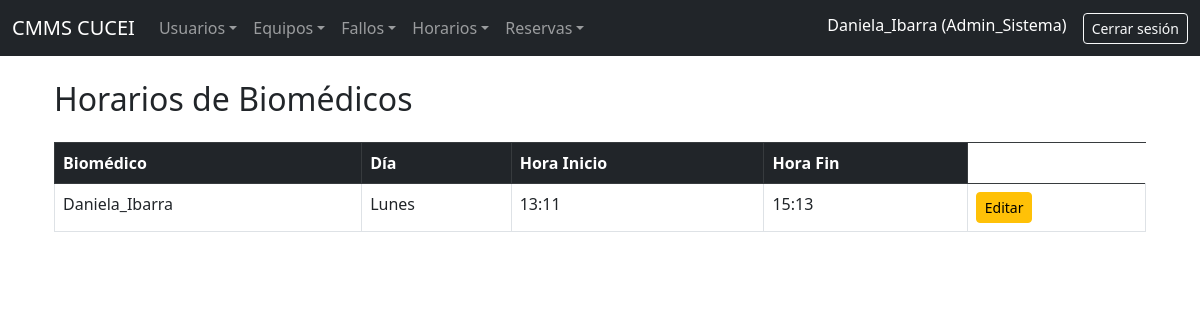
Screenshot of /horarios/ (signed in) with the database file from the repository.
### CMMS_Lab/models.py (models this page shows, shortened)
class PerfilUsuario(models.Model):
    user = models.OneToOneField(User, on_delete=models.CASCADE)
    rol = models.CharField(max_length=20, choices=[
        ('estudiante', 'Estudiante'),
        ('biomedico', 'Biomedico'),
        ('admin_sistema', 'Administrador del sistema'),
    ])
    matricula = models.CharField(max_length=20, blank=True, null=True)
    telefono = models.CharField(max_length=15, blank=True, null=True)
    especialidad = models.CharField(max_length=100, blank=True, null=True)

class HorarioBiomedico(models.Model):
    biomedico = models.ForeignKey(User, on_delete=models.CASCADE)
    dia_semana = models.CharField(max_length=10, choices=[
        ('lunes', 'Lunes'),
        ('martes', 'Martes'),
        ('miércoles', 'Miércoles'),
        ('jueves', 'Jueves'),
        ('viernes', 'Viernes'),
    ])
    hora_inicio = models.TimeField()
    hora_fin = models.TimeField()

### CMMS_Lab/views.py (the view)
# urls.py: path('horarios/', views.lista_horarios, name='lista_horarios'),
@login_required
def lista_horarios(request):
    horarios = HorarioBiomedico.objects.select_related('biomedico').order_by('dia_semana', 'hora_inicio')
    return render(request, 'horarios/lista.html', {'horarios': horarios})

### CMMS_Lab/templates/horarios/lista.html
{% extends 'base.html' %}
{% block content %}
<div class="container">
    <h2 class="mb-4">Horarios de Biomédicos</h2>
    {% if horarios %}
        <table class="table table-bordered table-hover">
            <thead class="table-dark">
                <tr>
                    <th>Biomédico</th>
                    <th>Día</th>
                    <th>Hora Inicio</th>
                    <th>Hora Fin</th>
                </tr>
            </thead>
            <tbody>
                {% for horario in horarios %}
                <tr>
                    <td>{{ horario.biomedico.username }}</td>
                    <td>{{ horario.dia_semana|title }}</td>
                    <td>{{ horario.hora_inicio }}</td>
                    <td>{{ horario.hora_fin }}</td>
                    <td>
                        {% if request.user.perfilusuario.rol == 'admin_sistema' %}
                            <a href="{% url 'editar_horario' horario.id %}" class="btn btn-sm btn-warning">Editar</a>
                        {% endif %}
                    </td>
                </tr>
                {% endfor %}
            </tbody>
        </table>
    {% else %}
        <p class="text-muted">No hay horarios registrados.</p>
    {% endif %}
</div>
{% endblock %}

### CMMS_Lab/templates/base.html (shortened to what this page needs)
<!DOCTYPE html>
<html lang="es">
<head>
    <link href="https://cdn.jsdelivr.net/npm/bootstrap@5.3.0/dist/css/bootstrap.min.css" rel="stylesheet">
</head>
<body>
    <nav class="navbar navbar-expand-lg navbar-dark bg-dark">
        <div class="container-fluid">
            <a class="navbar-brand" href="{% url 'dashboard' %}">CMMS CUCEI</a>
            <div class="collapse navbar-collapse" id="navbarCMMS">
                {% if user.is_authenticated %}
                    {% with rol=user.perfilusuario.rol %}
                    <ul class="navbar-nav me-auto mb-2 mb-lg-0">
{% if rol != 'estudiante' %}
<li class="nav-item dropdown">
    <a class="nav-link dropdown-toggle" href="#" data-bs-toggle="dropdown">Usuarios</a>
</li>
{% endif %}
                        <li class="nav-item dropdown">
                            <a class="nav-link dropdown-toggle" href="#" data-bs-toggle="dropdown">Equipos</a>
                        </li>
                        <li class="nav-item dropdown">
                            <a class="nav-link dropdown-toggle" href="#" data-bs-toggle="dropdown">Fallos</a>
                        </li>
                        {% if rol != 'estudiante' %}
                        <li class="nav-item dropdown">
                            <a class="nav-link dropdown-toggle" href="#" data-bs-toggle="dropdown">Horarios</a>
                        </li>
                        {% endif %}
                        {% if rol in 'admin_sistema' or rol == 'biomedico' %}
                        <li class="nav-item dropdown">
                            <a class="nav-link dropdown-toggle" href="#" data-bs-toggle="dropdown">Reservas</a>
                        </li>
                        {% endif %}
                    </ul>
                    <ul class="navbar-nav ms-auto">
                        <li class="nav-item">
                            <span class="navbar-text text-white me-3">
                                {{ user.username }} ({{ rol|title }})
                            </span>
                        </li>
                        <li class="nav-item">
                            <a class="btn btn-outline-light btn-sm" href="{% url 'logout' %}">Cerrar sesión</a>
                        </li>
                    </ul>
                    {% endwith %}
                {% else %}
                    <ul class="navbar-nav ms-auto">
                        <li class="nav-item">
                            <a class="btn btn-outline-light" href="{% url 'login' %}">Iniciar sesión</a>
                        </li>
                    </ul>
                {% endif %}
            </div>
        </div>
    </nav>
    <div class="container mt-4">
        {% block content %}
        {% endblock %}
    </div>
</body>
</html>

### rows the page displays
PerfilUsuario: rol "Admin_Sistema"
HorarioBiomedico: biomedico.username "Daniela_Ibarra", dia_semana "Lunes", hora_inicio "13:11", hora_fin "15:13"

### other values shown
{{ user.username }} "Daniela_Ibarra"
